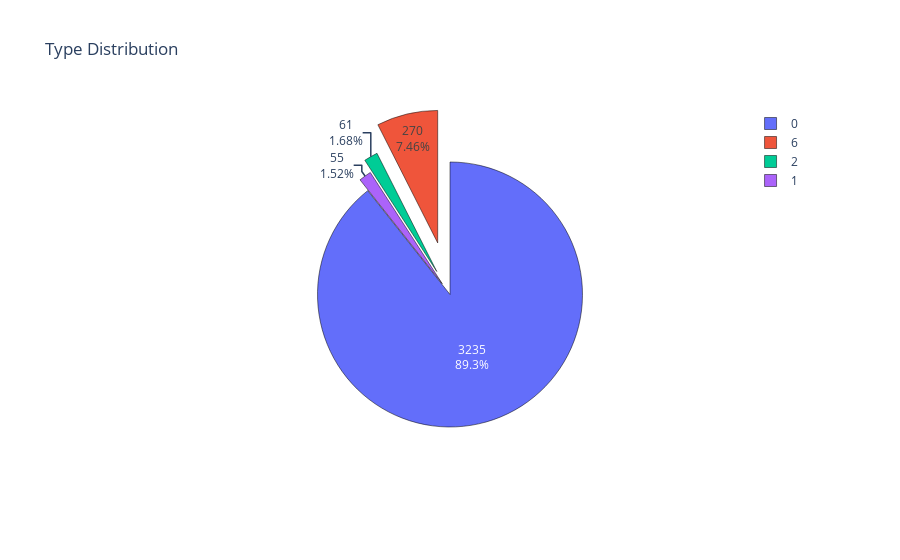

The code cell stored with this chart in its notebook:
### Code cell
dist = df['Type'].value_counts()
trace = go.Pie(values=(np.array(dist)),labels=dist.index,  pull=[0, 0.4,0.2,0.1])
layout = go.Layout(title='Type Distribution')
data = [trace]
fig = go.Figure(trace,layout)
fig.update_traces(marker=dict(line=dict(color='#000000', width=0.5)), textinfo='value+percent', insidetextorientation='auto')
#sfig.show()

### Figure 1 — Plotly figure (JSON) as saved in the notebook; plotly's stock layout.template omitted (floating-point values rounded to 4 significant figures)
{"data": [{"insidetextorientation": "auto", "labels": [0, 6, 2, 1], "marker": {"line": {"color": "#000000", "width": 0.5}}, "pull": [0, 0.4, 0.2, 0.1], "textinfo": "value+percent", "type": "pie", "values": [3235, 270, 61, 55]}], "layout": {"title": {"text": "Type Distribution"}}}
